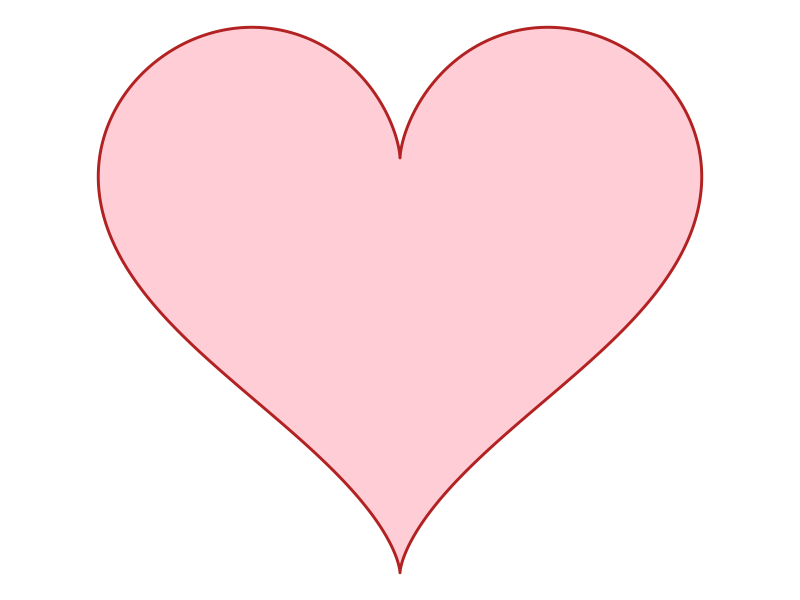

Recreate this plot in R.
## ---- chunk 1
longest_substring <- function(s) {
  if (nchar(s) == 0) return(0)
  chars <- strsplit(s, "")[[1]]
  last_seen <- list() 
  start <- 1          
  max_len <- 0
  for (i in seq_along(chars)) {
    ch <- chars[i]
    if (!is.null(last_seen[[ch]]) && last_seen[[ch]] >= start) {
      start <- last_seen[[ch]] + 1 
    }
    last_seen[[ch]] <- i
    max_len <- max(max_len, i - start + 1)
  }
  max_len
}

print(longest_substring("polytopia"))
## ---- chunk 2
library(ggplot2)

heart_data <- data.frame(t = seq(0, 2 * pi, by = 0.01))
heart_data$x <- 16 * sin(heart_data$t)^3
heart_data$y <- 13 * cos(heart_data$t) - 5 * cos(2 * heart_data$t)-2 * cos(3 * heart_data$t) - cos(4 * heart_data$t)

ggplot(heart_data, aes(x = x, y = y)) +
  geom_polygon(fill = "pink", color = "firebrick", linewidth = 1, alpha = 0.8) +
  coord_fixed() +
  theme_void()
